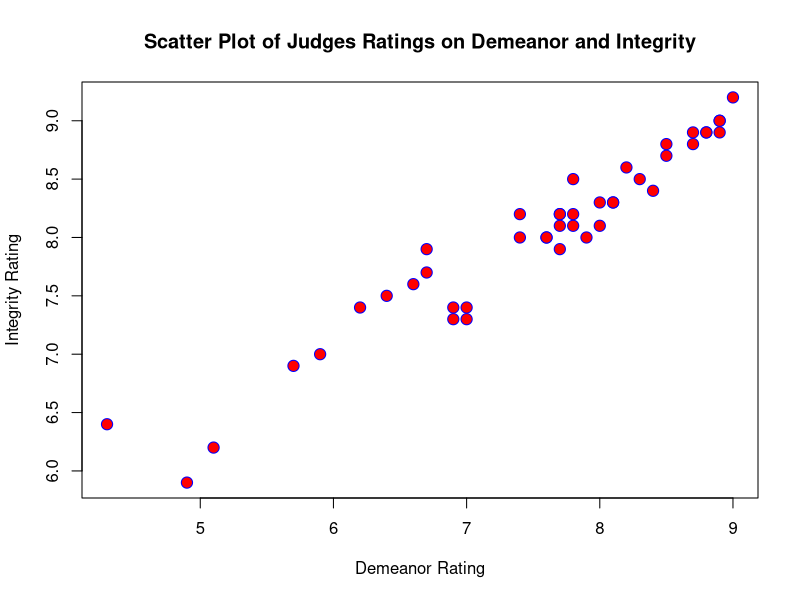
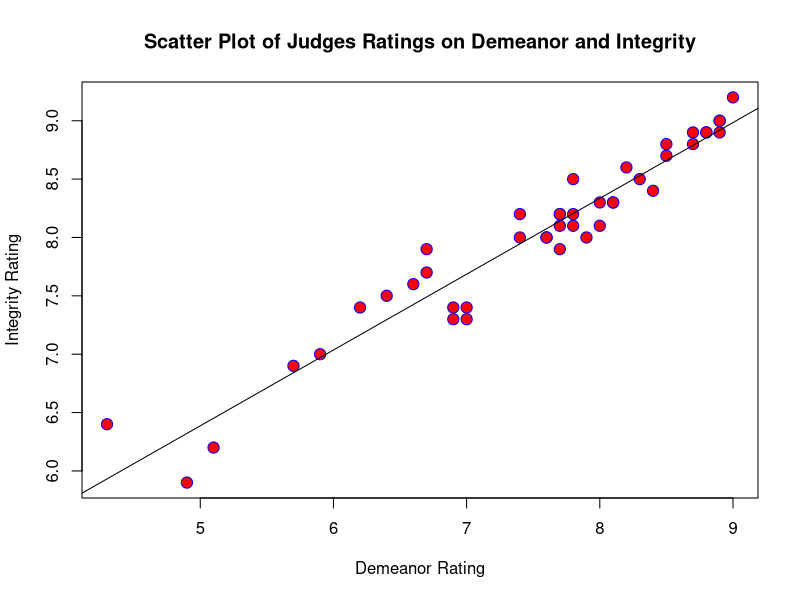

Write the R code that produced these figures, in order.
## ---- chunk 1
knitr::opts_chunk$set(echo = TRUE, error=TRUE)
## ---- chunk 2
head(USJudgeRatings)

## ---- chunk 3
head(USJudgeRatings$INTG)
head(USJudgeRatings$DMNR)
## ---- chunk 4

plot( USJudgeRatings$INTG ~ USJudgeRatings$DMNR, 
     main = "Scatter Plot of Judges Ratings on Demeanor and Integrity",
     xlab = "Demeanor Rating",
     ylab = "Integrity Rating",
     col = "blue",                  #color of the boarder of the points
     bg = "red",                    #color of the inside of the points ( for shapes 21-25 only )
     pch = 21,                      #shape of the points
     cex = 1.5)                     #size of the points
     

## ---- chunk 5
cor(USJudgeRatings$INTG, USJudgeRatings$DMNR)
## ---- chunk 6
linearMod.INTG.DMNR <- lm(INTG ~ DMNR, data = USJudgeRatings)
## ---- chunk 7
print(linearMod.INTG.DMNR)

## ---- chunk 8
#First make the graph

plot( USJudgeRatings$INTG ~ USJudgeRatings$DMNR, 
     main = "Scatter Plot of Judges Ratings on Demeanor and Integrity",
     xlab = "Demeanor Rating",
     ylab = "Integrity Rating",
     col = "blue",  
     bg = "red",
     pch = 21,
     cex = 1.5
      )
#Now add the line of best fit.
abline(linearMod.INTG.DMNR)

## ---- chunk 9
.6495 * (5.3) + 3.1387
## ---- chunk 10
.6495 * (2) + 3.1387
## ---- chunk 11
.6495 * (7.7) + 3.1387
## ---- chunk 12
#Create a list of values to base predictions off.

predict.data.frame <- data.frame( DMNR = c(5.3, 2, 7.7 ) )

#Make the predictions

predict.data.frame$Predicted.INTG <- predict(linearMod.INTG.DMNR, predict.data.frame)

predict.data.frame

## ---- chunk 13
data(trees)
head(trees)
## ---- chunk 14


## ---- chunk 15


## ---- chunk 16


## ---- chunk 17


## ---- chunk 18


